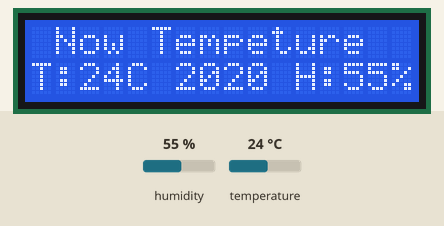
Simulated run of this sketch. Board: Arduino Uno, built with avr-gcc and run on an emulated ATmega328P. Shown: 16×2 character LCD. The test bench sets the inputs (shaded band); at power-on: humidity 55 %, temperature 24 °C. What the sketch prints to the serial monitor is not drawn.

Above: at 1.2 s.
1.3 s: humidity set to 22 %
At 3.3 s:
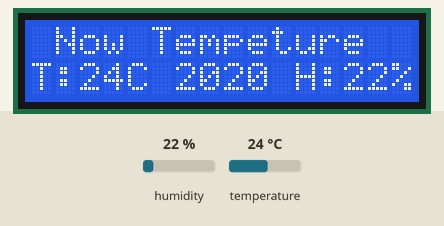
4.1 s: temperature set to 12 °C
At 4.6 s:
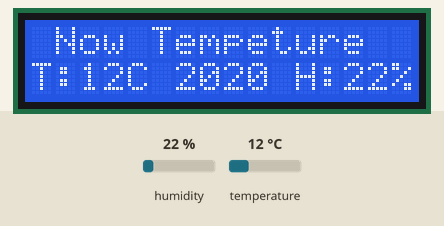
6.9 s: humidity set to 40 %
At 9.6 s:
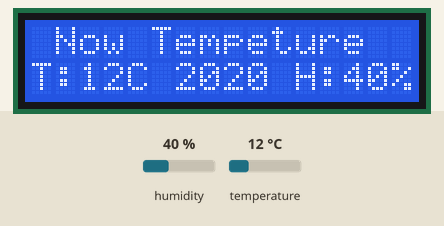
9.9 s: temperature set to 19 °C
At 11.0 s:
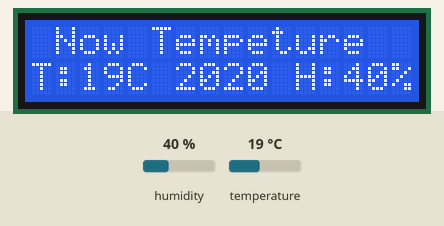
Timing chart, 0 to 12.9 s (numbered marks = the images above; inputs shaded):
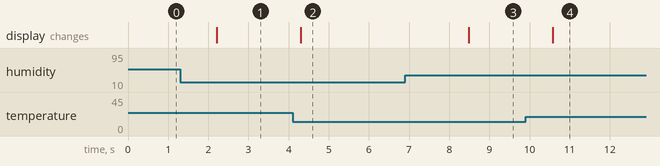

The sketch:

Dht_11_with_i2c_Lcd_display_Code.ino
```cpp
#include <DHT.h>;
//I2C LCD:
#include <LiquidCrystal_I2C.h>
#include <Wire.h>

LiquidCrystal_I2C lcd(0x27,16,2); // set the LCD address to 0x27 for a 16 chars and 2 line display

//Constants
#define DHTPIN 2     // what pin we're connected to
#define DHTTYPE DHT11   // DHT 11
DHT dht(DHTPIN, DHTTYPE); //// Initialize DHT sensor for normal 16mhz Arduino

//Variables
//int chk;
int h;  //Stores humidity value
int t; //Stores temperature value

void setup()
{
    Serial.begin(9600);
    Serial.println("itsmohsin Temperature and Humidity Sensor Test");
    dht.begin();
    lcd.init(); //initialize the lcd
    lcd.backlight(); //open the backlight
}

void loop()
{
    //Read data and store it to variables h (humidity) and t (temperature)
    // Reading temperature or humidity takes about 250 milliseconds!
    h = dht.readHumidity();
    t = dht.readTemperature();

    //Print temp and humidity values to serial monitor
    Serial.print("Humidity: ");
    Serial.print(h);
    Serial.print(" %, Temp: ");
    Serial.print(t);
    Serial.println(" ° Celsius");

// set the cursor to (0,0):
// print from 0 to 9:

    lcd.setCursor(0, 0);
    lcd.println(" Now Tempeture");

    lcd.setCursor(0, 1);
    lcd.print("T:");
    lcd.print(t);
    lcd.print("C");

    lcd.setCursor(6, 1);
    lcd.println("2020 ");

    lcd.setCursor(11, 1);
    lcd.print("H:");
    lcd.print(h);
    lcd.print("%");

  delay(1000); //Delay 1 sec.
}
```

Measured:
- after the input at 1.3 s, the display: changes after 0.91 s (image 1)
- after the input at 4.1 s, the display: changes after 0.21 s (image 2)
- after the input at 6.9 s, the display: changes after 1.6 s (image 3)
- after the input at 9.9 s, the display: changes after 0.68 s (image 4)
